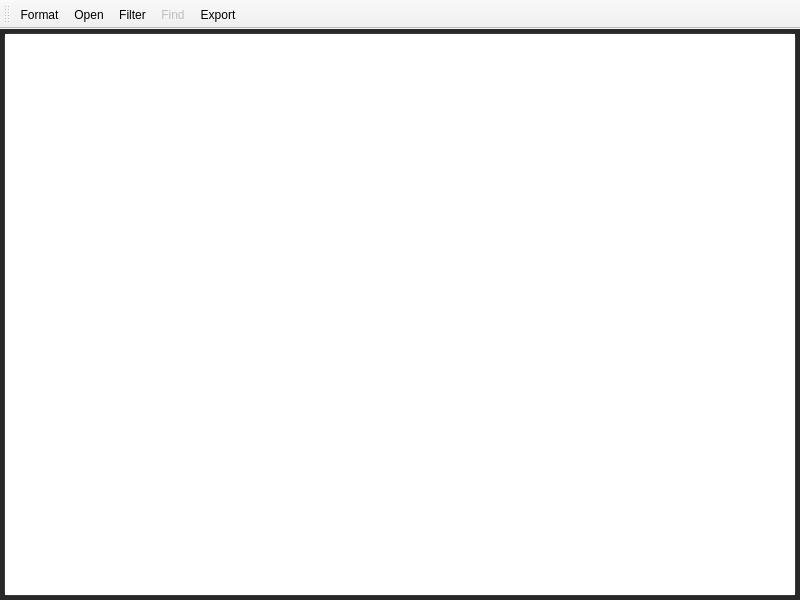
<?xml version="1.0" encoding="UTF-8"?>
<ui version="4.0">
 <class>MainWindow</class>
 <widget class="QMainWindow" name="MainWindow">
  <property name="geometry">
   <rect>
    <x>0</x>
    <y>0</y>
    <width>800</width>
    <height>600</height>
   </rect>
  </property>
  <property name="font">
   <font>
    <family>Monospace</family>
    <pointsize>10</pointsize>
   </font>
  </property>
  <property name="windowTitle">
   <string>Log Analysis Tool and Engineering :: LATE</string>
  </property>
  <property name="windowIcon">
   <iconset resource="resources.qrc">
    <normaloff>:/res/res/iconmonstr-weather-96-240.png</normaloff>:/res/res/iconmonstr-weather-96-240.png</iconset>
  </property>
  <property name="styleSheet">
   <string notr="true">/* +++ Main Window +++ */
#MainWindow{
background-color: #282828;
}
#centralWidget{
background-color: #282828;
}

#rtxtLogBrowser{
border: 1px solid #3A3A3A;
border-radius:5px;
}

/* !! Custom Scroll Bar !! */
QScrollBar:vertical {
background: #ededed; width: 8px; 
}
QScrollBar::handle:vertical {
background: QLinearGradient( x1: 0, y1: 0, x2: 0, y2: 1, stop: 0 #5077ea,  stop: 1 #5ddced); min-height: 40px;
}
QScrollBar::handle:vertical:hover {
background: QLinearGradient( x1: 0, y1: 0, x2: 0, y2: 1, stop: 1 #0037db,  stop: 0 #0037db);
}
QScrollBar::add-line:vertical { 
background: #75a1ff; height: 0px; subcontrol-position: bottom;   subcontrol-origin: margin; 
}
QScrollBar::sub-line:vertical { 
background: #75a1ff; height: 0px; subcontrol-position: top;  subcontrol-origin: margin;
}

QScrollBar:horizontal {
background: #ededed; 
height:8px;
}
QScrollBar::handle:horizontal {
background: QLinearGradient( x1: 0, y1: 0, x2: 1, y2: 0, stop: 0 #5077ea,  stop: 1 #5ddced);
min-width: 40px;
}
QScrollBar::handle:horizontal:hover {
background: QLinearGradient( x1: 0, y1: 0, x2: 1, y2: 0, stop: 1 #0037db,  stop: 0 #0037db);
}
QScrollBar::add-line:horizontal {
background: #75a1ff;
width: 0px;
subcontrol-position: bottom; 
subcontrol-origin: margin;
}
QScrollBar::sub-line:horizontal {
background: #75a1ff;
width: 0px;
subcontrol-position: top;
subcontrol-origin: margin;
}</string>
  </property>
  <widget class="QWidget" name="centralWidget">
   <layout class="QGridLayout" name="gridLayout">
    <property name="leftMargin">
     <number>4</number>
    </property>
    <property name="topMargin">
     <number>4</number>
    </property>
    <property name="rightMargin">
     <number>4</number>
    </property>
    <property name="bottomMargin">
     <number>4</number>
    </property>
    <item row="0" column="0">
     <widget class="QTextEdit" name="rtxtLogBrowser">
      <property name="font">
       <font>
        <family>Courier 10 Pitch</family>
        <pointsize>9</pointsize>
       </font>
      </property>
      <property name="lineWrapMode">
       <enum>QTextEdit::NoWrap</enum>
      </property>
      <property name="textInteractionFlags">
       <set>Qt::LinksAccessibleByKeyboard|Qt::LinksAccessibleByMouse|Qt::TextBrowserInteraction|Qt::TextEditable|Qt::TextEditorInteraction|Qt::TextSelectableByKeyboard|Qt::TextSelectableByMouse</set>
      </property>
     </widget>
    </item>
   </layout>
  </widget>
  <widget class="QToolBar" name="mainToolBar">
   <attribute name="toolBarArea">
    <enum>TopToolBarArea</enum>
   </attribute>
   <attribute name="toolBarBreak">
    <bool>false</bool>
   </attribute>
   <addaction name="actionFormat"/>
   <addaction name="actionOpen"/>
   <addaction name="actionFilter"/>
   <addaction name="actionFind"/>
   <addaction name="actionExport"/>
  </widget>
  <action name="actionOpen">
   <property name="icon">
    <iconset resource="resources.qrc">
     <normaloff>:/res/res/iconmonstr-bookmark-30-240.png</normaloff>:/res/res/iconmonstr-bookmark-30-240.png</iconset>
   </property>
   <property name="text">
    <string>Open</string>
   </property>
   <property name="toolTip">
    <string>Open File</string>
   </property>
   <property name="shortcut">
    <string>Ctrl+O</string>
   </property>
  </action>
  <action name="actionFilter">
   <property name="icon">
    <iconset resource="resources.qrc">
     <normaloff>:/res/res/iconmonstr-filter-4-240.png</normaloff>:/res/res/iconmonstr-filter-4-240.png</iconset>
   </property>
   <property name="text">
    <string>Filter</string>
   </property>
   <property name="toolTip">
    <string>Apply Filter</string>
   </property>
   <property name="shortcut">
    <string>Ctrl+Shift+F</string>
   </property>
  </action>
  <action name="actionFind">
   <property name="enabled">
    <bool>false</bool>
   </property>
   <property name="icon">
    <iconset resource="resources.qrc">
     <normaloff>:/res/res/iconmonstr-magnifier-4-240.png</normaloff>:/res/res/iconmonstr-magnifier-4-240.png</iconset>
   </property>
   <property name="text">
    <string>Find</string>
   </property>
   <property name="toolTip">
    <string>Find...</string>
   </property>
   <property name="shortcut">
    <string>Ctrl+F</string>
   </property>
  </action>
  <action name="actionExport">
   <property name="icon">
    <iconset resource="resources.qrc">
     <normaloff>:/res/res/iconmonstr-download-9-240.png</normaloff>:/res/res/iconmonstr-download-9-240.png</iconset>
   </property>
   <property name="text">
    <string>Export</string>
   </property>
   <property name="toolTip">
    <string>Export...</string>
   </property>
   <property name="shortcut">
    <string>Ctrl+E</string>
   </property>
  </action>
  <action name="actionFormat">
   <property name="enabled">
    <bool>true</bool>
   </property>
   <property name="icon">
    <iconset resource="resources.qrc">
     <normaloff>:/res/res/iconmonstr-text-16-240.png</normaloff>:/res/res/iconmonstr-text-16-240.png</iconset>
   </property>
   <property name="text">
    <string>Format</string>
   </property>
   <property name="toolTip">
    <string>Format Logs</string>
   </property>
   <property name="shortcut">
    <string>Alt+F</string>
   </property>
  </action>
 </widget>
 <layoutdefault spacing="6" margin="11"/>
 <resources>
  <include location="resources.qrc"/>
 </resources>
 <connections/>
</ui>
